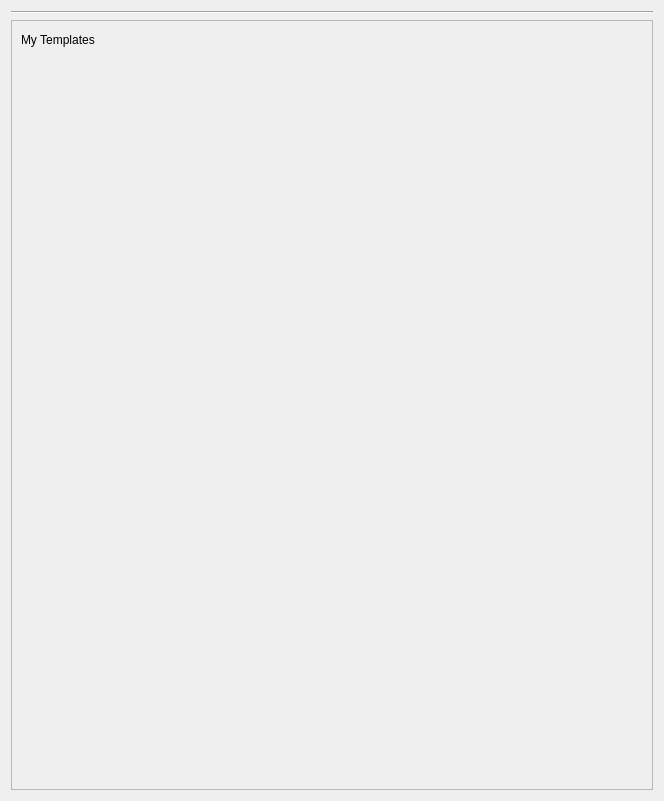
                   <widget class="QWidget" name="scrollAreaWidgetContents_2">
                    <property name="geometry">
                     <rect>
                      <x>0</x>
                      <y>0</y>
                      <width>664</width>
                      <height>801</height>
                     </rect>
                    </property>
                    <layout class="QVBoxLayout" name="scroll_area_new_project_layout">
                     <item>
                      <widget class="Line" name="line">
                       <property name="orientation">
                        <enum>Qt::Horizontal</enum>
                       </property>
                      </widget>
                     </item>
                     <item>
                      <widget class="QFrame" name="frame_25">
                       <property name="frameShape">
                        <enum>QFrame::StyledPanel</enum>
                       </property>
                       <property name="frameShadow">
                        <enum>QFrame::Raised</enum>
                       </property>
                       <layout class="QVBoxLayout" name="verticalLayout_62">
                        <item>
                         <layout class="QHBoxLayout" name="horizontalLayout_37">
                          <item>
                           <widget class="QLabel" name="label_10">
                            <property name="text">
                             <string>My Templates</string>
                            </property>
                           </widget>
                          </item>
                          <item>
                           <spacer name="horizontalSpacer_17">
                            <property name="orientation">
                             <enum>Qt::Horizontal</enum>
                            </property>
                            <property name="sizeHint" stdset="0">
                             <size>
                              <width>40</width>
                              <height>20</height>
                             </size>
                            </property>
                           </spacer>
                          </item>
                         </layout>
                        </item>
                        <item>
                         <spacer name="verticalSpacer_5">
                          <property name="orientation">
                           <enum>Qt::Vertical</enum>
                          </property>
                          <property name="sizeHint" stdset="0">
                           <size>
                            <width>20</width>
                            <height>723</height>
                           </size>
                          </property>
                         </spacer>
                        </item>
                       </layout>
                      </widget>
                     </item>
                    </layout>
                   </widget>
